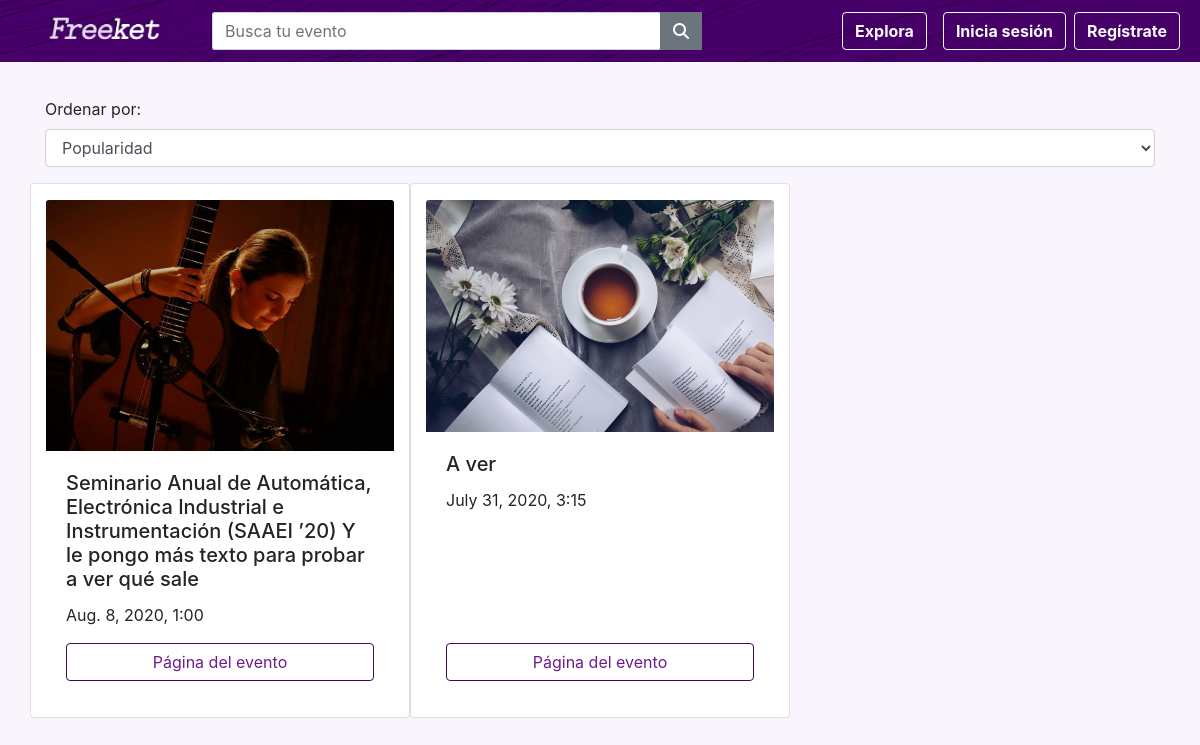
The page /eventos/ on the database its author committed.
### freeketapp/models.py (models this page shows)
class Evento(models.Model):
    id = models.UUIDField(null=False, primary_key=True, default=uuid.uuid4)
    titulo = models.CharField(max_length=50)
    descripcion = models.CharField(max_length=20000, default="")
    url_id = models.CharField(max_length=100, default='default')
    fecha = models.DateField()
    hora = models.CharField(max_length=5)
    numero_entradas_inicial = models.IntegerField(default=1)
    numero_entradas_actual = models.IntegerField(default=1)
    max_entradas_user = models.IntegerField()
    ciudad = models.CharField(max_length=50, default='')
    direccion = models.CharField(max_length=100, default='')
    cpostal = models.CharField(max_length=20, default='')
    key = models.CharField(max_length=100, default='default')
    organizador = models.ForeignKey(Organizador, on_delete=models.CASCADE, default=1)
    fecha_creacion = models.DateField(default=date.today())
    visitas = models.IntegerField(default=0)
    img = models.ImageField(upload_to='m', blank=True)
    objects = models.Manager()

### freeketapp/views/busqueda_catalogo.py (the view)
# urls.py: path('eventos/', views.eventos, name='eventos'),
def eventos(request):
    context = {}
    if request.user.is_authenticated:
        context = get_context(request)
    else:
        context['islogged'] = 'n'
    evs = Evento.objects.all()
    titulo = request.GET.get("titulo")
    if titulo is not None:
        evs = Evento.objects.filter(titulo__icontains=titulo,
                                    fecha__gte=strftime("%Y-%m-%d", localtime(time()))).order_by('-visitas')[:7]
    context['evs'] = evs
    if request.is_ajax():
        for i in range(len(evs)):
            evs[i].key = ""
            evs[i].organizador.id = ""
            evs[i].visitas = ""
            evs[i].numero_entradas_inicial = ""
            evs[i].numero_entradas_actual = ""
            evs[i].id = ""
        data = serializers.serialize('json', evs)
        return HttpResponse(data, content_type="application/json")
    else:
        eventos = Evento.objects.order_by('-visitas')
        eventos = eventos.filter(fecha__gte=strftime("%Y-%m-%d", localtime(time())))
        context['mode'] = 'pop'
        if request.method == 'POST':
            ordenado = request.POST.get('ordenado')
            if ordenado == '0':
                eventos = eventos.order_by('-fecha_creacion')
                print(eventos)
                context['mode'] = 'fecha'
        n = 3
        eventos_total = [eventos[i * n:(i + 1) * n] for i in range((len(eventos) + n - 1) // n)]
        context['eventos_total'] = eventos_total
        if len(eventos) == 0:
            context['eventos_total'] = None
    return render(request, "freeketapp/eventos.html", context)

### freeketapp/templates/freeketapp/eventos.html (shortened to what this page needs)
{% extends "freeketapp/base.html" %}
{% block contenido %}
{% if eventos_total is not None %}
    <div id ="jumboBusqueda">
        <div class="container contBus">
            <div class="form-group">
                <form action={% url 'eventos' %} method="post">
                <label for="ordenador">Ordenar por:</label>
                <select class="form-control" id="ordenador" name="ordenado" onchange="this.form.submit()">
                    {% if mode == 'pop' %}
                    <option class="active" value="1">Popularidad</option>
                    {% else %}
                    <option class="active" value="0">Novedades</option>
                    <option value="1">Popularidad</option>
                    {% endif %}
                </select>
                </form>
            </div>
            {% for eventos in eventos_total %}
            <div class="row">
            {% for evento in eventos %}
            <div class="card col-md-4 py-3 " style="width: 100%">
                <img class="card-img-top" src="{{ evento.img.url }}" alt="Card image cap">
                <div class="card-body d-flex flex-column">
                  <h5 class="card-title">{{ evento.titulo }}</h5>
                  <p class="card-text">{{ evento.fecha }}, {{ evento.hora }}</p>
                  <a href="/evento/{{ evento.url_id }}" class="btn btn-outline-light btnOrg mt-auto stretched-link" >Página del evento</a>
                </div>
              </div>
            {% endfor %}
            </div>
            {% endfor %}
        </div>
    </div>
{% else %}
<div class = "container contGestEvs">
    <h1>Tu búsqueda no ha producido ningún resultado</h1>
</div>
{% endif %}
{% endblock %}

### freeketapp/static/freeketapp/style.css (style rules this page uses)
html { height: 100%; margin: 0; }
body { height: 90%; margin: 0; background-color: #faf5fc; }
.btnGest, .btnOrg, .btnSide { border-color:#3d0c4f; color: #6d1e8a; }
.contBus { margin-top:35px; }

### rows shown on the page
Evento: img (picture), titulo "Seminario Anual de Automática, Electrónica Industrial e Instrumentación (SAAEI ’20) Y le pongo más texto para probar a ver qué sale", fecha "Aug. 8, 2020", hora "1:00"
Evento: img (placeholder picture), titulo "A ver", fecha "July 31, 2020", hora "3:15"
